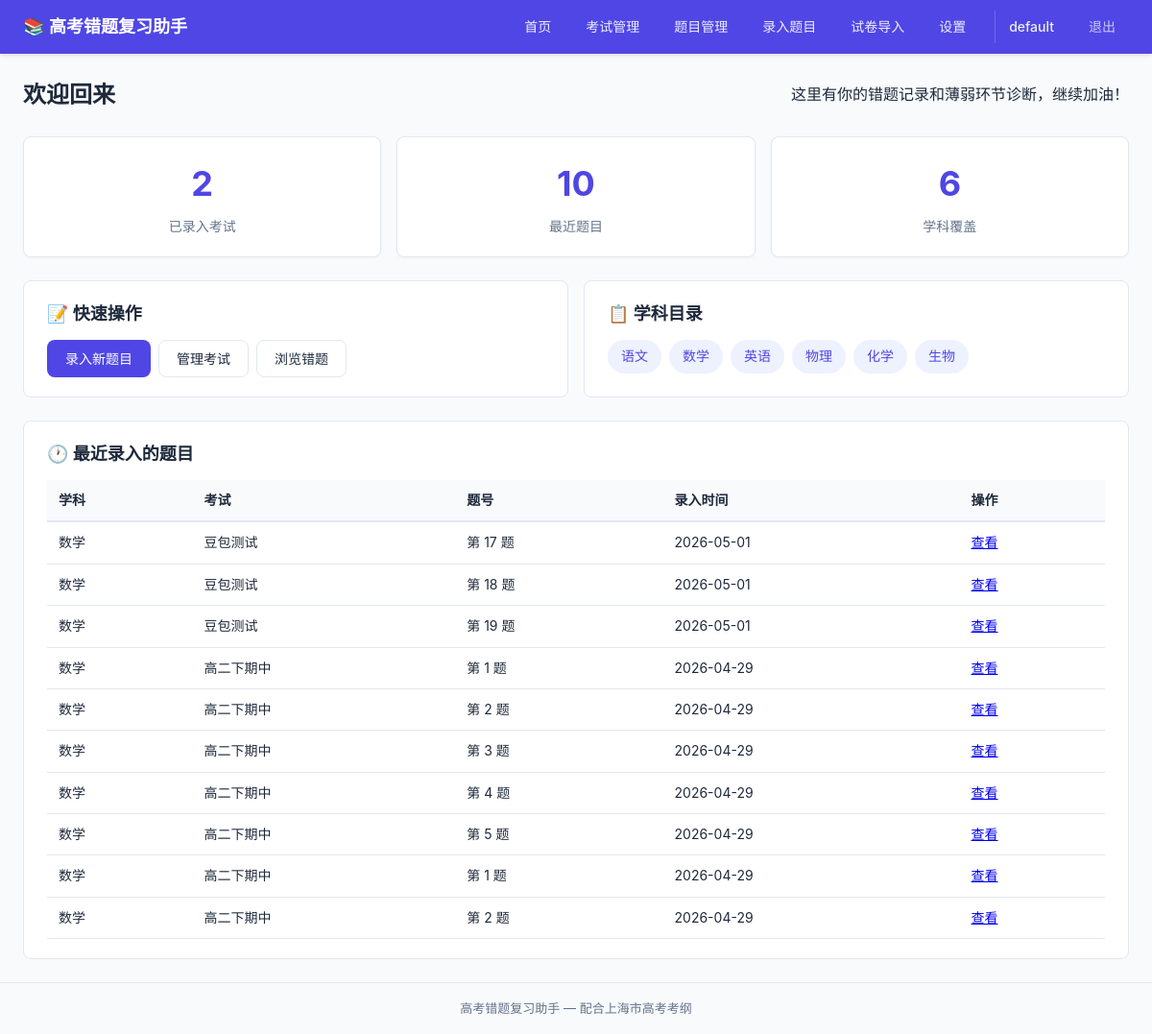
Page / (signed in) on the earlier database version.
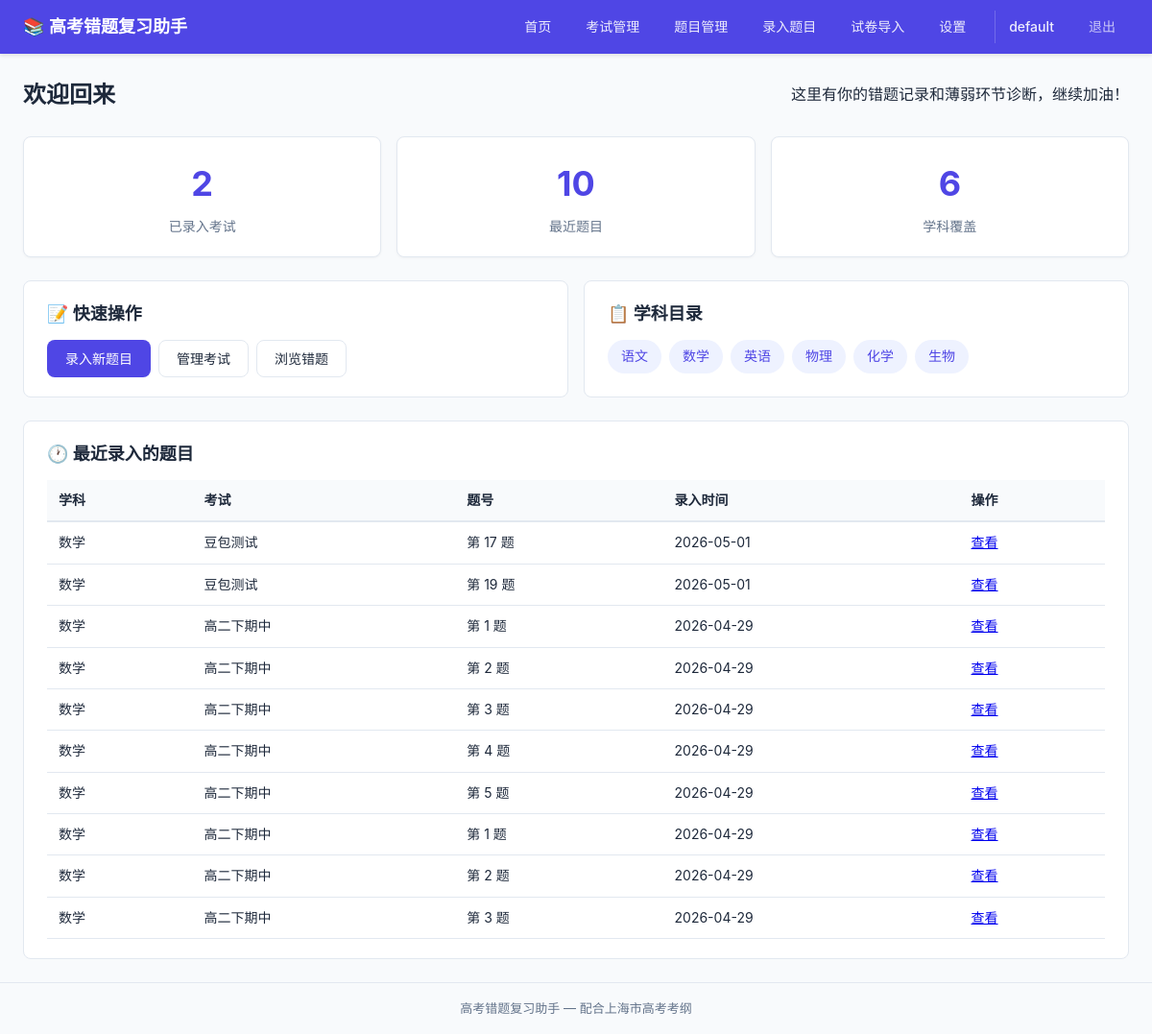
Same page on the later database version.
### tables this page shows
CREATE TABLE users (
            id            INTEGER PRIMARY KEY AUTOINCREMENT,
            username      TEXT    NOT NULL UNIQUE,
            password_hash TEXT    NOT NULL,
            created_at    TIMESTAMP DEFAULT CURRENT_TIMESTAMP
        );

CREATE TABLE subjects (
            id          INTEGER PRIMARY KEY AUTOINCREMENT,
            name        TEXT    NOT NULL UNIQUE,
            created_at  TIMESTAMP DEFAULT CURRENT_TIMESTAMP
        );

CREATE TABLE questions (
            id              INTEGER PRIMARY KEY AUTOINCREMENT,
            exam_id         INTEGER NOT NULL REFERENCES exams(id) ON DELETE CASCADE,
            question_number TEXT    NOT NULL,
            stem            TEXT,
            image_path      TEXT,
            created_at      TIMESTAMP DEFAULT CURRENT_TIMESTAMP,
            updated_at      TIMESTAMP DEFAULT CURRENT_TIMESTAMP
        , user_id INTEGER NOT NULL DEFAULT 1);

CREATE TABLE exams (
            id          INTEGER PRIMARY KEY AUTOINCREMENT,
            subject_id  INTEGER NOT NULL REFERENCES subjects(id),
            name        TEXT    NOT NULL,
            exam_date   DATE,
            created_at  TIMESTAMP DEFAULT CURRENT_TIMESTAMP, user_id INTEGER NOT NULL DEFAULT 1,
            UNIQUE(subject_id, name)
        );

### app.py (the view)
@app.route('/')
@login_required
def index():
    user_id = session['user_id']
    subjects = get_all_subjects()
    exams = get_all_exams(user_id)
    recent_questions = get_questions_filtered(user_id=user_id)[:10]
    return render_template('index.html', subjects=subjects, exams=exams,
                           recent_questions=recent_questions)

### app.py (called while the page is built)
@app.before_request
def load_logged_in_user():
    user_id = session.get('user_id')
    g.current_user = get_user_by_id(user_id) if user_id else None

@app.context_processor
def inject_global_template_vars():
    return {
        'current_user': g.get('current_user'),
    }

### database/__init__.py (called while the page is built)
def get_db():
    if 'db' not in g:
        g.db = sqlite3.connect(DATABASE_PATH)
        g.db.row_factory = sqlite3.Row
        g.db.execute("PRAGMA foreign_keys = ON")
    return g.db

### models/exam.py (called while the page is built)
def get_all_exams(user_id=None):
    db = get_db()
    query = (
        "SELECT e.*, s.name as subject_name FROM exams e "
        "JOIN subjects s ON e.subject_id = s.id WHERE 1=1"
    )
    params = []
    if user_id is not None:
        query += " AND e.user_id = ?"
        params.append(user_id)
    query += " ORDER BY e.exam_date DESC, e.id DESC"
    return db.execute(query, params).fetchall()

### models/question.py (called while the page is built)
def get_questions_filtered(subject_id=None, exam_id=None, search=None, user_id=None):
    db = get_db()
    query = (
        "SELECT q.*, e.name as exam_name, e.subject_id, s.name as subject_name "
        "FROM questions q JOIN exams e ON q.exam_id = e.id "
        "JOIN subjects s ON e.subject_id = s.id WHERE 1=1"
    )
    params = []
    if user_id is not None:
        query += " AND e.user_id = ?"
        params.append(user_id)
    if subject_id:
        query += " AND e.subject_id = ?"
        params.append(subject_id)
    if exam_id:
        query += " AND q.exam_id = ?"
        params.append(exam_id)
    if search:
        query += " AND (q.stem LIKE ? OR q.question_number LIKE ?)"
        params.extend([f"%{search}%", f"%{search}%"])
    query += " ORDER BY q.created_at DESC"
    return db.execute(query, params).fetchall()

### models/subject.py (called while the page is built)
def get_all_subjects():
    db = get_db()
    return db.execute("SELECT * FROM subjects ORDER BY id").fetchall()

### models/user.py (called while the page is built)
def get_user_by_id(user_id):
    db = get_db()
    row = db.execute(
        "SELECT id, username, created_at FROM users WHERE id = ?", (user_id,)
    ).fetchone()
    return dict(row) if row else None

### templates/index.html (shortened to what this page needs)
{% extends "base.html" %}
{% block content %}
<div class="page-header">
    <h1>欢迎回来</h1>
    <p>这里有你的错题记录和薄弱环节诊断，继续加油！</p>
</div>
<div class="stats-grid">
    <div class="stat-card">
        <div class="stat-number">{{ exams|length }}</div>
        <div class="stat-label">已录入考试</div>
    </div>
    <div class="stat-card">
        <div class="stat-number">{{ recent_questions|length }}</div>
        <div class="stat-label">最近题目</div>
    </div>
    <div class="stat-card">
        <div class="stat-number">{{ subjects|length }}</div>
        <div class="stat-label">学科覆盖</div>
    </div>
</div>
<div class="home-grid">
    <div class="home-card">
        <h2>📝 快速操作</h2>
        <div class="action-links">
            <a href="{{ url_for('questions.create') }}" class="btn btn-primary">录入新题目</a>
            <a href="{{ url_for('exams.list_exams') }}" class="btn btn-secondary">管理考试</a>
            <a href="{{ url_for('questions.list_questions') }}" class="btn btn-secondary">浏览错题</a>
        </div>
    </div>
    <div class="home-card">
        <h2>📋 学科目录</h2>
        <div class="subject-grid">
            {% for s in subjects %}
            <a href="{{ url_for('questions.list_questions', subject_id=s.id) }}" class="subject-tag">
                {{ s.name }}
            </a>
            {% endfor %}
        </div>
    </div>
</div>
{% if recent_questions %}
<div class="home-card">
    <h2>🕐 最近录入的题目</h2>
    <table class="data-table">
        <thead>
            <tr>
                <th>学科</th>
                <th>考试</th>
                <th>题号</th>
                <th>录入时间</th>
                <th>操作</th>
            </tr>
        </thead>
        <tbody>
            {% for q in recent_questions %}
            <tr>
                <td>{{ q.subject_name }}</td>
                <td>{{ q.exam_name }}</td>
                <td>第 {{ q.question_number }} 题</td>
                <td>{{ q.created_at[:10] if q.created_at }}</td>
                <td><a href="{{ url_for('questions.detail', question_id=q.id) }}">查看</a></td>
            </tr>
            {% endfor %}
        </tbody>
    </table>
</div>
{% endif %}
{% endblock %}

### templates/base.html (shortened to what this page needs)
<!DOCTYPE html>
<html lang="zh-CN">
<head>
    <link rel="stylesheet" href="{{ url_for('static', filename='css/app.css') }}">
</head>
<body>
    <nav class="navbar">
        <div class="nav-container">
            <a href="{{ url_for('index') }}" class="nav-brand">📚 高考错题复习助手</a>
            <div class="nav-links">
                {% if current_user %}
                <a href="{{ url_for('index') }}">首页</a>
                <a href="{{ url_for('exams.list_exams') }}">考试管理</a>
                <a href="{{ url_for('questions.list_questions') }}">题目管理</a>
                <a href="{{ url_for('questions.create') }}">录入题目</a>
                <a href="{{ url_for('paper.upload') }}">试卷导入</a>
                <a href="{{ url_for('settings.index') }}">设置</a>
                <span class="nav-user">{{ current_user.username }}</span>
                <a href="{{ url_for('auth.logout') }}" class="nav-logout">退出</a>
                {% else %}
                <a href="{{ url_for('auth.login') }}">登录</a>
                <a href="{{ url_for('auth.register') }}">注册</a>
                {% endif %}
            </div>
        </div>
    </nav>
    <main class="main-container">
        {% block content %}{% endblock %}
    </main>
    <footer class="footer">
        <p>高考错题复习助手 &mdash; 配合上海市高考考纲</p>
    </footer>
</body>
</html>

### static/css/app.css (style rules this page uses)
*, *::before, *::after { box-sizing: border-box; margin: 0; padding: 0; }
:root { --primary: #4f46e5; --primary-hover: #4338ca; --danger: #dc2626; --danger-hover: #b91c1c; --success: #16a34a; --warning: #f59e0b; --bg: #f8fafc; --card-bg: #ffffff; --text: #1e293b; --text-muted: #64748b; --border: #e2e8f0; --radius: 8px; }
body { font-family: -apple-system, BlinkMacSystemFont, "Microsoft YaHei", "PingFang SC", sans-serif; background: var(--bg); color: var(--text); line-height: 1.6; min-height: 100vh; display: flex; flex-direction: column; }
.navbar { background: var(--primary); color: white; padding: 0 24px; box-shadow: 0 2px 4px rgba(0,0,0,0.1); position: sticky; top: 0; z-index: 100; }
.nav-container { max-width: 1200px; margin: 0 auto; display: flex; align-items: center; justify-content: space-between; height: 56px; }
.nav-brand { color: white; text-decoration: none; font-size: 18px; font-weight: 600; }
.nav-links { display: flex; gap: 8px; }
.nav-links a { color: rgba(255,255,255,0.9); text-decoration: none; padding: 6px 14px; border-radius: var(--radius); font-size: 14px; transition: background 0.2s; }
.main-container { max-width: 1200px; margin: 0 auto; padding: 24px; flex: 1; width: 100%; }
.footer { text-align: center; padding: 16px; color: var(--text-muted); font-size: 13px; border-top: 1px solid var(--border); margin-top: auto; }
.page-header { display: flex; align-items: center; justify-content: space-between; flex-wrap: wrap; gap: 12px; margin-bottom: 24px; }
.page-header h1 { font-size: 24px; }
.stats-grid { display: grid; grid-template-columns: repeat(auto-fit, minmax(160px, 1fr)); gap: 16px; margin-bottom: 24px; }
.stat-card { background: var(--card-bg); border-radius: var(--radius); padding: 20px; text-align: center; border: 1px solid var(--border); box-shadow: 0 1px 3px rgba(0,0,0,0.04); }
.stat-number { font-size: 36px; font-weight: 700; color: var(--primary); }
.stat-label { color: var(--text-muted); font-size: 14px; margin-top: 4px; }
.home-grid { display: grid; grid-template-columns: repeat(auto-fit, minmax(350px, 1fr)); gap: 16px; margin-bottom: 24px; }
.home-card { background: var(--card-bg); border-radius: var(--radius); padding: 20px 24px; border: 1px solid var(--border); }
.home-card h2 { font-size: 18px; margin-bottom: 12px; }
.action-links { display: flex; flex-wrap: wrap; gap: 8px; }
.subject-grid { display: flex; flex-wrap: wrap; gap: 8px; }
.subject-tag { display: inline-block; padding: 6px 14px; background: #eef2ff; color: var(--primary); border-radius: 20px; text-decoration: none; font-size: 14px; font-weight: 500; transition: background 0.2s; }
.btn { display: inline-block; padding: 8px 18px; border-radius: var(--radius); font-size: 14px; font-weight: 500; text-decoration: none; border: 1px solid transparent; cursor: pointer; transition: all 0.15s; line-height: 1.5; }
.btn-primary { background: var(--primary); color: white; }
.btn-secondary { background: white; color: var(--text); border-color: var(--border); }
.data-table { width: 100%; border-collapse: collapse; font-size: 14px; }
.data-table th { text-align: left; padding: 10px 12px; background: #f8fafc; font-weight: 600; border-bottom: 2px solid var(--border); }
.data-table td { padding: 10px 12px; border-bottom: 1px solid var(--border); }
.nav-user { color: rgba(255,255,255,0.9); padding: 6px 14px; font-size: 14px; font-weight: 500; border-left: 1px solid rgba(255,255,255,0.2); margin-left: 8px; }
.nav-logout { color: rgba(255,255,255,0.7) !important; }

Differences in the rows shown:
removed questions: subject_name "数学", exam_name "豆包测试", question_number "18", created_at "2026-05-01"
now on this page (row unchanged): questions: subject_name "数学", exam_name "高二下期中", question_number "3", created_at "2026-04-29"
